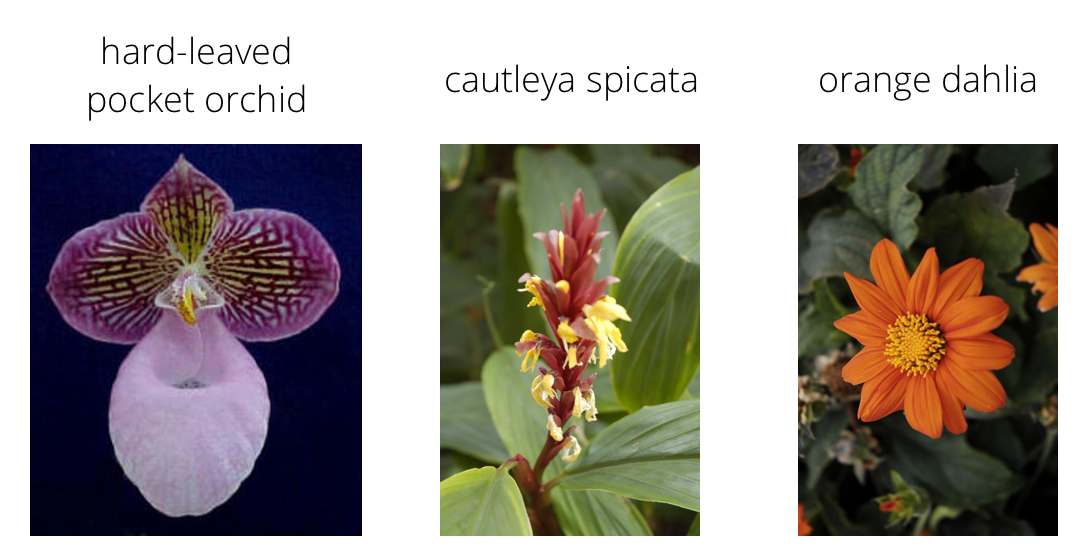
#> input picture assets/Flowers.png, 1078 x 560 px
$ python -i process_image.py   (imports and definitions only)
#> lines starting #> are read from the running program, lines starting #| are printed output that depends on the picture
#!/usr/bin/env python3
# -*- coding: utf-8 -*-
# */AIPND-revision/final_project/utils/process_image.py
#
# PROGRAMMER: Lucio Yovanny Nogales Vera
# DATE CREATED: 7/09/2023
# REVISED DATE:
# PURPOSE: Process an image path into a PyTorch tensor
##
import numpy as np
from PIL import Image

def process_image(image):
    ''' Scales, crops, and normalizes a PIL image for a PyTorch model,
        returns an Numpy array
    '''
#> called with image = '../assets/Flowers.png'

    # TODO: Process a PIL image for use in a PyTorch model
    pil_img = Image.open(image).convert('RGB')
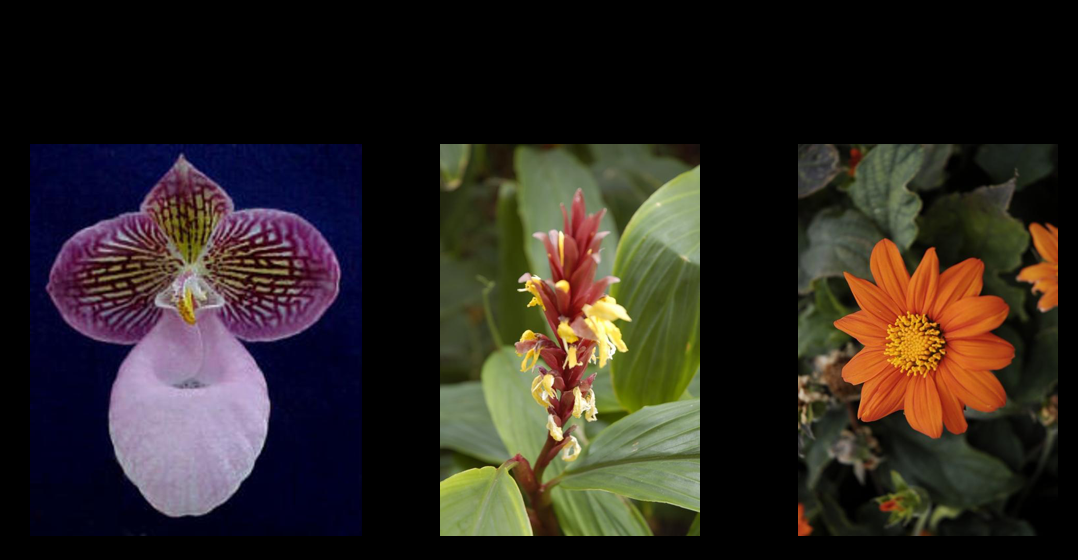
#> pil_img: PIL image 1078x560 RGB; mean R, G, B 45.1, 38.5, 33

    image_size = pil_img.size
#> image_size = (1078, 560)
    h = min(image_size)
#> h = 560
    w = max(image_size)
#> w = 1078

    ratio_aspec = w/h
#> ratio_aspec = 1.93

    x = image_size.index(min(image_size))
#> x = 1
    y = image_size.index(max(image_size))
#> y = 0

    new_image_size = [0, 0]
    new_image_size[x] = 256
    new_image_size[y] = int(new_image_size[x] * ratio_aspec)
    pil_img = pil_img.resize(new_image_size)
#> pil_img: PIL image 492x256 RGB

    width, height = new_image_size
#> width = 492; height = 256

    left_margin = (width - 224)/2
#> left_margin = 134
    top_margin = (height - 224)/2
#> top_margin = 16
    right_margin = (width + 224)/2
#> right_margin = 358
    bottom_margin = (height + 224)/2
#> bottom_margin = 240

    pil_img = pil_img.crop((left_margin, top_margin, right_margin, bottom_margin))
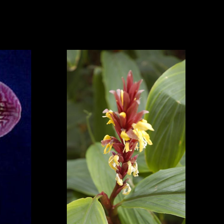
#> pil_img: PIL image 224x224 RGB; mean R, G, B 47.5, 47.4, 33

    np_image = np.array(pil_img)

    np_image = np_image/255
    mean = np.array([0.485, 0.456, 0.406])
    std = np.array([0.229, 0.224, 0.225])
    np_image = (np_image - mean)/std

    np_image = np_image.transpose((2, 0, 1))

    return np_image

>>> result = process_image('../assets/Flowers.png')
